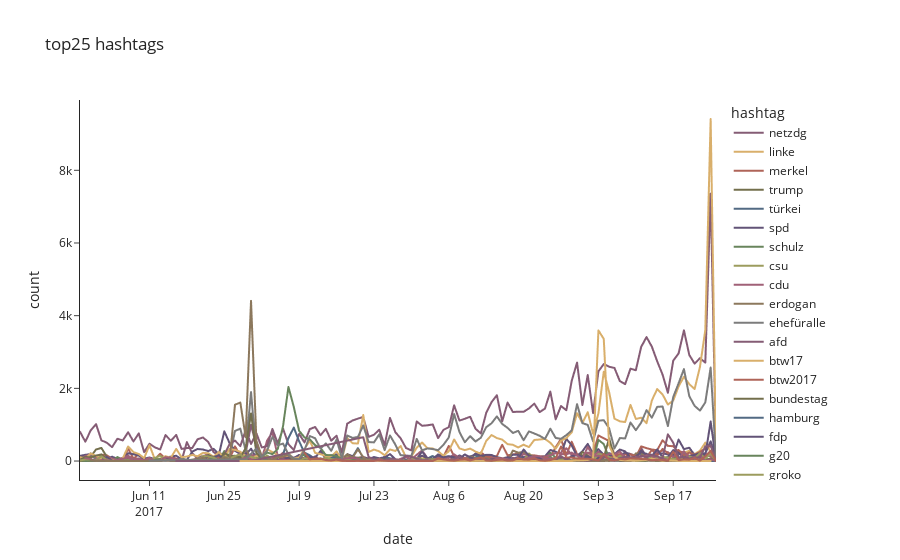

Here is the notebook cell this chart was saved with:
### Code cell
# plot top 25 hashtags
top25 = df[["hashtag","count"]].groupby("hashtag", as_index=False).sum("count").nlargest(columns="count", n=25)
df.sort_values(by="date", inplace=True)
fig1 = px.line(df[df["hashtag"].isin(top25["hashtag"])], x="date", y="count", color="hashtag", title="top25 hashtags",
              template="simple_white", color_discrete_sequence=px.colors.qualitative.Antique)
fig1.show()
